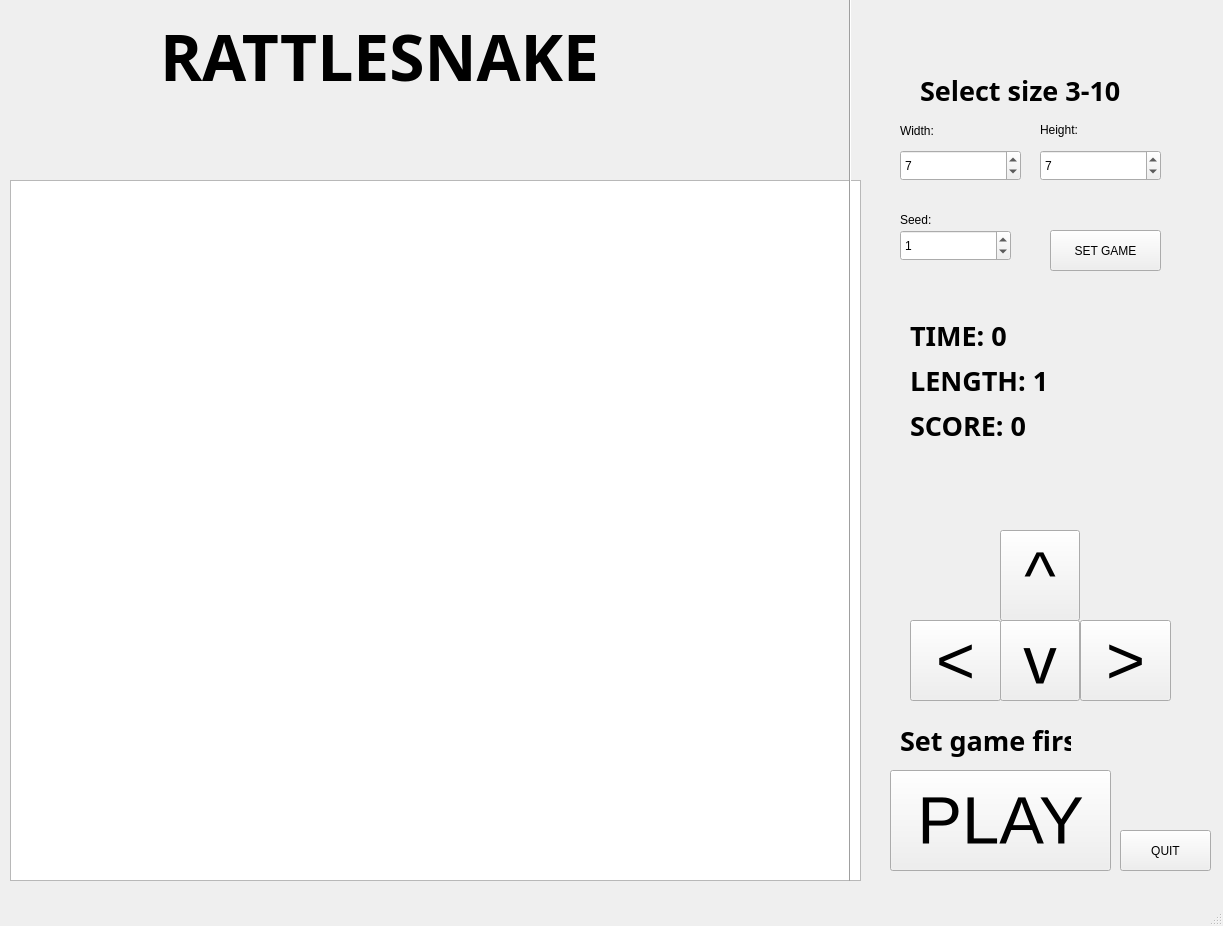
<?xml version="1.0" encoding="UTF-8"?>
<ui version="4.0">
 <class>MainWindow</class>
 <widget class="QMainWindow" name="MainWindow">
  <property name="geometry">
   <rect>
    <x>0</x>
    <y>0</y>
    <width>1223</width>
    <height>926</height>
   </rect>
  </property>
  <property name="windowTitle">
   <string>MainWindow</string>
  </property>
  <property name="autoFillBackground">
   <bool>false</bool>
  </property>
  <widget class="QWidget" name="centralwidget">
   <widget class="QGraphicsView" name="game_screen">
    <property name="geometry">
     <rect>
      <x>10</x>
      <y>180</y>
      <width>851</width>
      <height>701</height>
     </rect>
    </property>
   </widget>
   <widget class="QPushButton" name="StartButton">
    <property name="geometry">
     <rect>
      <x>890</x>
      <y>770</y>
      <width>221</width>
      <height>101</height>
     </rect>
    </property>
    <property name="font">
     <font>
      <pointsize>50</pointsize>
     </font>
    </property>
    <property name="text">
     <string>PLAY</string>
    </property>
   </widget>
   <widget class="QSpinBox" name="SeedSpinBox">
    <property name="geometry">
     <rect>
      <x>900</x>
      <y>230</y>
      <width>111</width>
      <height>31</height>
     </rect>
    </property>
    <property name="maximum">
     <number>9999999</number>
    </property>
    <property name="value">
     <number>1</number>
    </property>
   </widget>
   <widget class="QLabel" name="SeedLabel">
    <property name="geometry">
     <rect>
      <x>900</x>
      <y>210</y>
      <width>151</width>
      <height>20</height>
     </rect>
    </property>
    <property name="text">
     <string>Seed:</string>
    </property>
   </widget>
   <widget class="QPushButton" name="LeftButton">
    <property name="geometry">
     <rect>
      <x>910</x>
      <y>620</y>
      <width>91</width>
      <height>81</height>
     </rect>
    </property>
    <property name="font">
     <font>
      <pointsize>50</pointsize>
     </font>
    </property>
    <property name="text">
     <string>&lt;</string>
    </property>
   </widget>
   <widget class="QPushButton" name="RightButton">
    <property name="geometry">
     <rect>
      <x>1080</x>
      <y>620</y>
      <width>91</width>
      <height>81</height>
     </rect>
    </property>
    <property name="font">
     <font>
      <pointsize>50</pointsize>
     </font>
    </property>
    <property name="text">
     <string>&gt;</string>
    </property>
   </widget>
   <widget class="QPushButton" name="UpButton">
    <property name="geometry">
     <rect>
      <x>1000</x>
      <y>530</y>
      <width>80</width>
      <height>91</height>
     </rect>
    </property>
    <property name="font">
     <font>
      <pointsize>50</pointsize>
     </font>
    </property>
    <property name="text">
     <string>^</string>
    </property>
   </widget>
   <widget class="QPushButton" name="DownButton">
    <property name="geometry">
     <rect>
      <x>1000</x>
      <y>620</y>
      <width>80</width>
      <height>81</height>
     </rect>
    </property>
    <property name="font">
     <font>
      <pointsize>50</pointsize>
     </font>
    </property>
    <property name="text">
     <string>v</string>
    </property>
   </widget>
   <widget class="QSpinBox" name="widthSpinBox">
    <property name="geometry">
     <rect>
      <x>900</x>
      <y>150</y>
      <width>121</width>
      <height>31</height>
     </rect>
    </property>
    <property name="minimum">
     <number>3</number>
    </property>
    <property name="maximum">
     <number>10</number>
    </property>
    <property name="value">
     <number>7</number>
    </property>
   </widget>
   <widget class="QSpinBox" name="heightSpinBox">
    <property name="geometry">
     <rect>
      <x>1040</x>
      <y>150</y>
      <width>121</width>
      <height>31</height>
     </rect>
    </property>
    <property name="minimum">
     <number>3</number>
    </property>
    <property name="maximum">
     <number>10</number>
    </property>
    <property name="value">
     <number>7</number>
    </property>
   </widget>
   <widget class="QLabel" name="WidthLabel">
    <property name="geometry">
     <rect>
      <x>900</x>
      <y>120</y>
      <width>51</width>
      <height>21</height>
     </rect>
    </property>
    <property name="text">
     <string>Width:</string>
    </property>
   </widget>
   <widget class="QLabel" name="heightLabel">
    <property name="geometry">
     <rect>
      <x>1040</x>
      <y>120</y>
      <width>151</width>
      <height>20</height>
     </rect>
    </property>
    <property name="text">
     <string>Height:</string>
    </property>
   </widget>
   <widget class="QPushButton" name="setGameButton">
    <property name="geometry">
     <rect>
      <x>1050</x>
      <y>230</y>
      <width>111</width>
      <height>41</height>
     </rect>
    </property>
    <property name="text">
     <string>SET GAME</string>
    </property>
   </widget>
   <widget class="QLabel" name="GameText">
    <property name="geometry">
     <rect>
      <x>160</x>
      <y>10</y>
      <width>1051</width>
      <height>91</height>
     </rect>
    </property>
    <property name="palette">
     <palette>
      <active>
       <colorrole role="Light">
        <brush brushstyle="SolidPattern">
         <color alpha="255">
          <red>2</red>
          <green>15</green>
          <blue>255</blue>
         </color>
        </brush>
       </colorrole>
       <colorrole role="Mid">
        <brush brushstyle="SolidPattern">
         <color alpha="255">
          <red>2</red>
          <green>5</green>
          <blue>160</blue>
         </color>
        </brush>
       </colorrole>
       <colorrole role="Text">
        <brush brushstyle="SolidPattern">
         <color alpha="255">
          <red>4</red>
          <green>14</green>
          <blue>208</blue>
         </color>
        </brush>
       </colorrole>
       <colorrole role="BrightText">
        <brush brushstyle="SolidPattern">
         <color alpha="255">
          <red>57</red>
          <green>39</green>
          <blue>255</blue>
         </color>
        </brush>
       </colorrole>
      </active>
      <inactive>
       <colorrole role="Light">
        <brush brushstyle="SolidPattern">
         <color alpha="255">
          <red>255</red>
          <green>255</green>
          <blue>255</blue>
         </color>
        </brush>
       </colorrole>
       <colorrole role="Mid">
        <brush brushstyle="SolidPattern">
         <color alpha="255">
          <red>160</red>
          <green>160</green>
          <blue>160</blue>
         </color>
        </brush>
       </colorrole>
       <colorrole role="Text">
        <brush brushstyle="SolidPattern">
         <color alpha="255">
          <red>208</red>
          <green>208</green>
          <blue>208</blue>
         </color>
        </brush>
       </colorrole>
       <colorrole role="BrightText">
        <brush brushstyle="SolidPattern">
         <color alpha="255">
          <red>255</red>
          <green>51</green>
          <blue>51</blue>
         </color>
        </brush>
       </colorrole>
      </inactive>
      <disabled>
       <colorrole role="Light">
        <brush brushstyle="SolidPattern">
         <color alpha="255">
          <red>2</red>
          <green>15</green>
          <blue>255</blue>
         </color>
        </brush>
       </colorrole>
       <colorrole role="Mid">
        <brush brushstyle="SolidPattern">
         <color alpha="255">
          <red>2</red>
          <green>5</green>
          <blue>160</blue>
         </color>
        </brush>
       </colorrole>
       <colorrole role="Text">
        <brush brushstyle="SolidPattern">
         <color alpha="96">
          <red>164</red>
          <green>166</green>
          <blue>168</blue>
         </color>
        </brush>
       </colorrole>
       <colorrole role="BrightText">
        <brush brushstyle="SolidPattern">
         <color alpha="255">
          <red>57</red>
          <green>39</green>
          <blue>255</blue>
         </color>
        </brush>
       </colorrole>
      </disabled>
     </palette>
    </property>
    <property name="font">
     <font>
      <family>Monotype Corsiva</family>
      <pointsize>48</pointsize>
      <italic>false</italic>
      <bold>true</bold>
      <underline>false</underline>
      <strikeout>false</strikeout>
     </font>
    </property>
    <property name="lineWidth">
     <number>10</number>
    </property>
    <property name="text">
     <string>RATTLESNAKE</string>
    </property>
   </widget>
   <widget class="QPushButton" name="quitButton">
    <property name="geometry">
     <rect>
      <x>1120</x>
      <y>830</y>
      <width>91</width>
      <height>41</height>
     </rect>
    </property>
    <property name="text">
     <string>QUIT</string>
    </property>
   </widget>
   <widget class="QLabel" name="TimeLabel">
    <property name="geometry">
     <rect>
      <x>910</x>
      <y>310</y>
      <width>241</width>
      <height>51</height>
     </rect>
    </property>
    <property name="palette">
     <palette>
      <active>
       <colorrole role="Light">
        <brush brushstyle="SolidPattern">
         <color alpha="255">
          <red>2</red>
          <green>15</green>
          <blue>255</blue>
         </color>
        </brush>
       </colorrole>
       <colorrole role="Mid">
        <brush brushstyle="SolidPattern">
         <color alpha="255">
          <red>2</red>
          <green>5</green>
          <blue>160</blue>
         </color>
        </brush>
       </colorrole>
       <colorrole role="Text">
        <brush brushstyle="SolidPattern">
         <color alpha="255">
          <red>4</red>
          <green>14</green>
          <blue>208</blue>
         </color>
        </brush>
       </colorrole>
       <colorrole role="BrightText">
        <brush brushstyle="SolidPattern">
         <color alpha="255">
          <red>57</red>
          <green>39</green>
          <blue>255</blue>
         </color>
        </brush>
       </colorrole>
      </active>
      <inactive>
       <colorrole role="Light">
        <brush brushstyle="SolidPattern">
         <color alpha="255">
          <red>255</red>
          <green>255</green>
          <blue>255</blue>
         </color>
        </brush>
       </colorrole>
       <colorrole role="Mid">
        <brush brushstyle="SolidPattern">
         <color alpha="255">
          <red>160</red>
          <green>160</green>
          <blue>160</blue>
         </color>
        </brush>
       </colorrole>
       <colorrole role="Text">
        <brush brushstyle="SolidPattern">
         <color alpha="255">
          <red>208</red>
          <green>208</green>
          <blue>208</blue>
         </color>
        </brush>
       </colorrole>
       <colorrole role="BrightText">
        <brush brushstyle="SolidPattern">
         <color alpha="255">
          <red>255</red>
          <green>51</green>
          <blue>51</blue>
         </color>
        </brush>
       </colorrole>
      </inactive>
      <disabled>
       <colorrole role="Light">
        <brush brushstyle="SolidPattern">
         <color alpha="255">
          <red>2</red>
          <green>15</green>
          <blue>255</blue>
         </color>
        </brush>
       </colorrole>
       <colorrole role="Mid">
        <brush brushstyle="SolidPattern">
         <color alpha="255">
          <red>2</red>
          <green>5</green>
          <blue>160</blue>
         </color>
        </brush>
       </colorrole>
       <colorrole role="Text">
        <brush brushstyle="SolidPattern">
         <color alpha="96">
          <red>164</red>
          <green>166</green>
          <blue>168</blue>
         </color>
        </brush>
       </colorrole>
       <colorrole role="BrightText">
        <brush brushstyle="SolidPattern">
         <color alpha="255">
          <red>57</red>
          <green>39</green>
          <blue>255</blue>
         </color>
        </brush>
       </colorrole>
      </disabled>
     </palette>
    </property>
    <property name="font">
     <font>
      <family>Monotype Corsiva</family>
      <pointsize>20</pointsize>
      <italic>false</italic>
      <bold>true</bold>
      <underline>false</underline>
      <strikeout>false</strikeout>
     </font>
    </property>
    <property name="lineWidth">
     <number>10</number>
    </property>
    <property name="text">
     <string>TIME: 0</string>
    </property>
   </widget>
   <widget class="QLabel" name="LengthLabel">
    <property name="geometry">
     <rect>
      <x>910</x>
      <y>350</y>
      <width>251</width>
      <height>61</height>
     </rect>
    </property>
    <property name="palette">
     <palette>
      <active>
       <colorrole role="Light">
        <brush brushstyle="SolidPattern">
         <color alpha="255">
          <red>2</red>
          <green>15</green>
          <blue>255</blue>
         </color>
        </brush>
       </colorrole>
       <colorrole role="Mid">
        <brush brushstyle="SolidPattern">
         <color alpha="255">
          <red>2</red>
          <green>5</green>
          <blue>160</blue>
         </color>
        </brush>
       </colorrole>
       <colorrole role="Text">
        <brush brushstyle="SolidPattern">
         <color alpha="255">
          <red>4</red>
          <green>14</green>
          <blue>208</blue>
         </color>
        </brush>
       </colorrole>
       <colorrole role="BrightText">
        <brush brushstyle="SolidPattern">
         <color alpha="255">
          <red>57</red>
          <green>39</green>
          <blue>255</blue>
         </color>
        </brush>
       </colorrole>
      </active>
      <inactive>
       <colorrole role="Light">
        <brush brushstyle="SolidPattern">
         <color alpha="255">
          <red>255</red>
          <green>255</green>
          <blue>255</blue>
         </color>
        </brush>
       </colorrole>
       <colorrole role="Mid">
        <brush brushstyle="SolidPattern">
         <color alpha="255">
          <red>160</red>
          <green>160</green>
          <blue>160</blue>
         </color>
        </brush>
       </colorrole>
       <colorrole role="Text">
        <brush brushstyle="SolidPattern">
         <color alpha="255">
          <red>208</red>
          <green>208</green>
          <blue>208</blue>
         </color>
        </brush>
       </colorrole>
       <colorrole role="BrightText">
        <brush brushstyle="SolidPattern">
         <color alpha="255">
          <red>255</red>
          <green>51</green>
          <blue>51</blue>
         </color>
        </brush>
       </colorrole>
      </inactive>
      <disabled>
       <colorrole role="Light">
        <brush brushstyle="SolidPattern">
         <color alpha="255">
          <red>2</red>
          <green>15</green>
          <blue>255</blue>
         </color>
        </brush>
       </colorrole>
       <colorrole role="Mid">
        <brush brushstyle="SolidPattern">
         <color alpha="255">
          <red>2</red>
          <green>5</green>
          <blue>160</blue>
         </color>
        </brush>
       </colorrole>
       <colorrole role="Text">
        <brush brushstyle="SolidPattern">
         <color alpha="96">
          <red>164</red>
          <green>166</green>
          <blue>168</blue>
         </color>
        </brush>
       </colorrole>
       <colorrole role="BrightText">
        <brush brushstyle="SolidPattern">
         <color alpha="255">
          <red>57</red>
          <green>39</green>
          <blue>255</blue>
         </color>
        </brush>
       </colorrole>
      </disabled>
     </palette>
    </property>
    <property name="font">
     <font>
      <family>Monotype Corsiva</family>
      <pointsize>20</pointsize>
      <italic>false</italic>
      <bold>true</bold>
      <underline>false</underline>
      <strikeout>false</strikeout>
     </font>
    </property>
    <property name="lineWidth">
     <number>10</number>
    </property>
    <property name="text">
     <string>LENGTH: 1</string>
    </property>
   </widget>
   <widget class="QLabel" name="scoreLabel">
    <property name="geometry">
     <rect>
      <x>910</x>
      <y>400</y>
      <width>251</width>
      <height>51</height>
     </rect>
    </property>
    <property name="palette">
     <palette>
      <active>
       <colorrole role="Light">
        <brush brushstyle="SolidPattern">
         <color alpha="255">
          <red>2</red>
          <green>15</green>
          <blue>255</blue>
         </color>
        </brush>
       </colorrole>
       <colorrole role="Mid">
        <brush brushstyle="SolidPattern">
         <color alpha="255">
          <red>2</red>
          <green>5</green>
          <blue>160</blue>
         </color>
        </brush>
       </colorrole>
       <colorrole role="Text">
        <brush brushstyle="SolidPattern">
         <color alpha="255">
          <red>4</red>
          <green>14</green>
          <blue>208</blue>
         </color>
        </brush>
       </colorrole>
       <colorrole role="BrightText">
        <brush brushstyle="SolidPattern">
         <color alpha="255">
          <red>57</red>
          <green>39</green>
          <blue>255</blue>
         </color>
        </brush>
       </colorrole>
      </active>
      <inactive>
       <colorrole role="Light">
        <brush brushstyle="SolidPattern">
         <color alpha="255">
          <red>255</red>
          <green>255</green>
          <blue>255</blue>
         </color>
        </brush>
       </colorrole>
       <colorrole role="Mid">
        <brush brushstyle="SolidPattern">
         <color alpha="255">
          <red>160</red>
          <green>160</green>
          <blue>160</blue>
         </color>
        </brush>
       </colorrole>
       <colorrole role="Text">
        <brush brushstyle="SolidPattern">
         <color alpha="255">
          <red>208</red>
          <green>208</green>
          <blue>208</blue>
         </color>
        </brush>
       </colorrole>
       <colorrole role="BrightText">
        <brush brushstyle="SolidPattern">
         <color alpha="255">
          <red>255</red>
          <green>51</green>
          <blue>51</blue>
         </color>
        </brush>
       </colorrole>
      </inactive>
      <disabled>
       <colorrole role="Light">
        <brush brushstyle="SolidPattern">
         <color alpha="255">
          <red>2</red>
          <green>15</green>
          <blue>255</blue>
         </color>
        </brush>
       </colorrole>
       <colorrole role="Mid">
        <brush brushstyle="SolidPattern">
         <color alpha="255">
          <red>2</red>
          <green>5</green>
          <blue>160</blue>
         </color>
        </brush>
       </colorrole>
       <colorrole role="Text">
        <brush brushstyle="SolidPattern">
         <color alpha="96">
          <red>164</red>
          <green>166</green>
          <blue>168</blue>
         </color>
        </brush>
       </colorrole>
       <colorrole role="BrightText">
        <brush brushstyle="SolidPattern">
         <color alpha="255">
          <red>57</red>
          <green>39</green>
          <blue>255</blue>
         </color>
        </brush>
       </colorrole>
      </disabled>
     </palette>
    </property>
    <property name="font">
     <font>
      <family>Monotype Corsiva</family>
      <pointsize>20</pointsize>
      <italic>false</italic>
      <bold>true</bold>
      <underline>false</underline>
      <strikeout>false</strikeout>
     </font>
    </property>
    <property name="lineWidth">
     <number>10</number>
    </property>
    <property name="text">
     <string>SCORE: 0</string>
    </property>
   </widget>
   <widget class="QLabel" name="selectSizeLabel">
    <property name="geometry">
     <rect>
      <x>920</x>
      <y>70</y>
      <width>1051</width>
      <height>41</height>
     </rect>
    </property>
    <property name="baseSize">
     <size>
      <width>5</width>
      <height>0</height>
     </size>
    </property>
    <property name="palette">
     <palette>
      <active>
       <colorrole role="Light">
        <brush brushstyle="SolidPattern">
         <color alpha="255">
          <red>2</red>
          <green>15</green>
          <blue>255</blue>
         </color>
        </brush>
       </colorrole>
       <colorrole role="Mid">
        <brush brushstyle="SolidPattern">
         <color alpha="255">
          <red>2</red>
          <green>5</green>
          <blue>160</blue>
         </color>
        </brush>
       </colorrole>
       <colorrole role="Text">
        <brush brushstyle="SolidPattern">
         <color alpha="255">
          <red>4</red>
          <green>14</green>
          <blue>208</blue>
         </color>
        </brush>
       </colorrole>
       <colorrole role="BrightText">
        <brush brushstyle="SolidPattern">
         <color alpha="255">
          <red>57</red>
          <green>39</green>
          <blue>255</blue>
         </color>
        </brush>
       </colorrole>
      </active>
      <inactive>
       <colorrole role="Light">
        <brush brushstyle="SolidPattern">
         <color alpha="255">
          <red>255</red>
          <green>255</green>
          <blue>255</blue>
         </color>
        </brush>
       </colorrole>
       <colorrole role="Mid">
        <brush brushstyle="SolidPattern">
         <color alpha="255">
          <red>160</red>
          <green>160</green>
          <blue>160</blue>
         </color>
        </brush>
       </colorrole>
       <colorrole role="Text">
        <brush brushstyle="SolidPattern">
         <color alpha="255">
          <red>208</red>
          <green>208</green>
          <blue>208</blue>
         </color>
        </brush>
       </colorrole>
       <colorrole role="BrightText">
        <brush brushstyle="SolidPattern">
         <color alpha="255">
          <red>255</red>
          <green>51</green>
          <blue>51</blue>
         </color>
        </brush>
       </colorrole>
      </inactive>
      <disabled>
       <colorrole role="Light">
        <brush brushstyle="SolidPattern">
         <color alpha="255">
          <red>2</red>
          <green>15</green>
          <blue>255</blue>
         </color>
        </brush>
       </colorrole>
       <colorrole role="Mid">
        <brush brushstyle="SolidPattern">
         <color alpha="255">
          <red>2</red>
          <green>5</green>
          <blue>160</blue>
         </color>
        </brush>
       </colorrole>
       <colorrole role="Text">
        <brush brushstyle="SolidPattern">
         <color alpha="96">
          <red>164</red>
          <green>166</green>
          <blue>168</blue>
         </color>
        </brush>
       </colorrole>
       <colorrole role="BrightText">
        <brush brushstyle="SolidPattern">
         <color alpha="255">
          <red>57</red>
          <green>39</green>
          <blue>255</blue>
         </color>
        </brush>
       </colorrole>
      </disabled>
     </palette>
    </property>
    <property name="font">
     <font>
      <family>Monotype Corsiva</family>
      <pointsize>20</pointsize>
      <italic>false</italic>
      <bold>true</bold>
      <underline>false</underline>
      <strikeout>false</strikeout>
     </font>
    </property>
    <property name="lineWidth">
     <number>10</number>
    </property>
    <property name="text">
     <string>Select size 3-10</string>
    </property>
   </widget>
   <widget class="Line" name="line">
    <property name="geometry">
     <rect>
      <x>810</x>
      <y>-80</y>
      <width>81</width>
      <height>961</height>
     </rect>
    </property>
    <property name="orientation">
     <enum>Qt::Vertical</enum>
    </property>
   </widget>
   <widget class="QLabel" name="setgamefirst">
    <property name="geometry">
     <rect>
      <x>900</x>
      <y>720</y>
      <width>171</width>
      <height>41</height>
     </rect>
    </property>
    <property name="baseSize">
     <size>
      <width>5</width>
      <height>0</height>
     </size>
    </property>
    <property name="palette">
     <palette>
      <active>
       <colorrole role="Light">
        <brush brushstyle="SolidPattern">
         <color alpha="255">
          <red>2</red>
          <green>15</green>
          <blue>255</blue>
         </color>
        </brush>
       </colorrole>
       <colorrole role="Mid">
        <brush brushstyle="SolidPattern">
         <color alpha="255">
          <red>2</red>
          <green>5</green>
          <blue>160</blue>
         </color>
        </brush>
       </colorrole>
       <colorrole role="Text">
        <brush brushstyle="SolidPattern">
         <color alpha="255">
          <red>4</red>
          <green>14</green>
          <blue>208</blue>
         </color>
        </brush>
       </colorrole>
       <colorrole role="BrightText">
        <brush brushstyle="SolidPattern">
         <color alpha="255">
          <red>57</red>
          <green>39</green>
          <blue>255</blue>
         </color>
        </brush>
       </colorrole>
      </active>
      <inactive>
       <colorrole role="Light">
        <brush brushstyle="SolidPattern">
         <color alpha="255">
          <red>255</red>
          <green>255</green>
          <blue>255</blue>
         </color>
        </brush>
       </colorrole>
       <colorrole role="Mid">
        <brush brushstyle="SolidPattern">
         <color alpha="255">
          <red>160</red>
          <green>160</green>
          <blue>160</blue>
         </color>
        </brush>
       </colorrole>
       <colorrole role="Text">
        <brush brushstyle="SolidPattern">
         <color alpha="255">
          <red>208</red>
          <green>208</green>
          <blue>208</blue>
         </color>
        </brush>
       </colorrole>
       <colorrole role="BrightText">
        <brush brushstyle="SolidPattern">
         <color alpha="255">
          <red>255</red>
          <green>51</green>
          <blue>51</blue>
         </color>
        </brush>
       </colorrole>
      </inactive>
      <disabled>
       <colorrole role="Light">
        <brush brushstyle="SolidPattern">
         <color alpha="255">
          <red>2</red>
          <green>15</green>
          <blue>255</blue>
         </color>
        </brush>
       </colorrole>
       <colorrole role="Mid">
        <brush brushstyle="SolidPattern">
         <color alpha="255">
          <red>2</red>
          <green>5</green>
          <blue>160</blue>
         </color>
        </brush>
       </colorrole>
       <colorrole role="Text">
        <brush brushstyle="SolidPattern">
         <color alpha="96">
          <red>164</red>
          <green>166</green>
          <blue>168</blue>
         </color>
        </brush>
       </colorrole>
       <colorrole role="BrightText">
        <brush brushstyle="SolidPattern">
         <color alpha="255">
          <red>57</red>
          <green>39</green>
          <blue>255</blue>
         </color>
        </brush>
       </colorrole>
      </disabled>
     </palette>
    </property>
    <property name="font">
     <font>
      <family>Monotype Corsiva</family>
      <pointsize>20</pointsize>
      <italic>false</italic>
      <bold>true</bold>
      <underline>false</underline>
      <strikeout>false</strikeout>
     </font>
    </property>
    <property name="lineWidth">
     <number>10</number>
    </property>
    <property name="text">
     <string>Set game first</string>
    </property>
   </widget>
  </widget>
  <widget class="QMenuBar" name="menubar">
   <property name="geometry">
    <rect>
     <x>0</x>
     <y>0</y>
     <width>1223</width>
     <height>21</height>
    </rect>
   </property>
  </widget>
  <widget class="QStatusBar" name="statusbar"/>
 </widget>
 <resources/>
 <connections/>
</ui>
